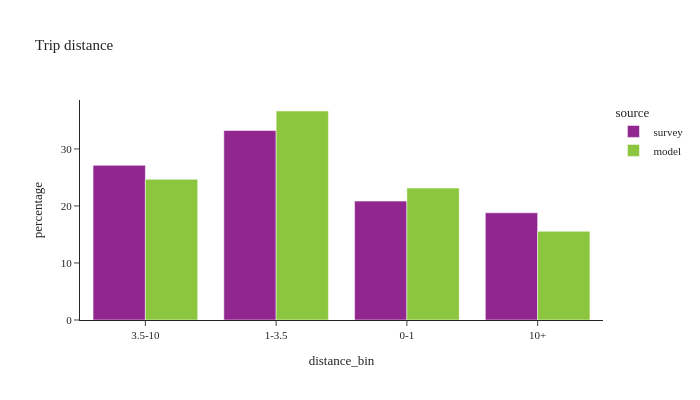

The notebook cell this image was saved under:
### Code cell
def plot_bins(df: pl.DataFrame, filter_expr=None, title_name=None):

    if filter_expr is not None:
        df = df.filter(filter_expr)

    df_plot = (
        df.filter(pl.col('distance_bin').is_not_null())
        .group_by(['source', 'distance_bin'])
        .agg([
            pl.col('trexpfac').sum().alias('trexpfac'),
            pl.col('trexpfac').count().alias('sample count')
        ])
        .with_columns((100 * pl.col('trexpfac') / pl.col('trexpfac').sum().over(['source'])).alias('percentage'))
    )

    if title_name:
        chart_title = "Trip distance by purpose: " + title_name
    else:
        chart_title = "Trip distance"

    fig = px.bar(df_plot.to_pandas(), x="distance_bin", y="percentage", color="source", barmode="group",
                 facet_col_wrap=2, hover_data=['sample count'],
                 title=chart_title)
    fig.for_each_annotation(lambda a: a.update(text=a.text.split("=")[-1]))
    fig.update_layout(height=400, width=700, font=dict(size=11))
    fig.show()

plot_bins(trip)

### Figure 1 — Plotly figure (JSON) as saved in the notebook; plotly's stock layout.template omitted (floating-point values rounded to 4 significant figures)
{"data": [{"alignmentgroup": "True", "customdata": [[4985], [6504], [5169], [2935]], "hovertemplate": "source=survey<br>distance_bin=%{x}<br>percentage=%{y}<br>sample count=%{customdata[0]}<extra></extra>", "legendgroup": "survey", "marker": {"color": "#91268F", "pattern": {"shape": ""}}, "name": "survey", "offsetgroup": "survey", "orientation": "v", "showlegend": true, "textposition": "auto", "type": "bar", "x": ["3.5-10", "1-3.5", "0-1", "10+"], "xaxis": "x", "y": [27.12, 33.23, 20.85, 18.8], "yaxis": "y"}, {"alignmentgroup": "True", "customdata": [[4017556], [3767142], [2533899], [5969889]], "hovertemplate": "source=model<br>distance_bin=%{x}<br>percentage=%{y}<br>sample count=%{customdata[0]}<extra></extra>", "legendgroup": "model", "marker": {"color": "#8CC63E", "pattern": {"shape": ""}}, "name": "model", "offsetgroup": "model", "orientation": "v", "showlegend": true, "textposition": "auto", "type": "bar", "x": ["3.5-10", "0-1", "10+", "1-3.5"], "xaxis": "x", "y": [24.67, 23.13, 15.56, 36.65], "yaxis": "y"}], "layout": {"barmode": "group", "font": {"size": 11}, "height": 400, "legend": {"title": {"text": "source"}, "tracegroupgap": 0}, "title": {"text": "Trip distance"}, "width": 700, "xaxis": {"anchor": "y", "domain": [0.0, 1.0], "title": {"text": "distance_bin"}}, "yaxis": {"anchor": "x", "domain": [0.0, 1.0], "title": {"text": "percentage"}}}}
